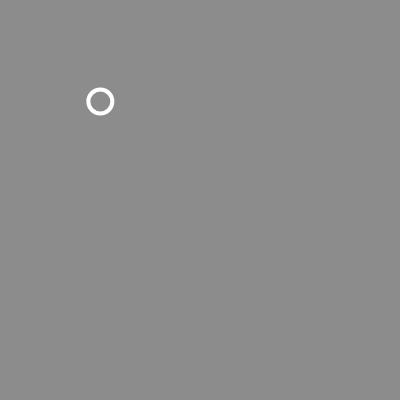
Frame 1 (no input)
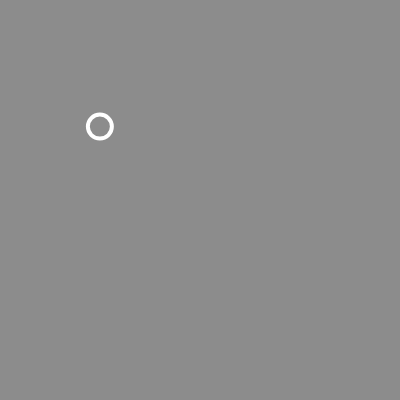
Frame 60 (no input)
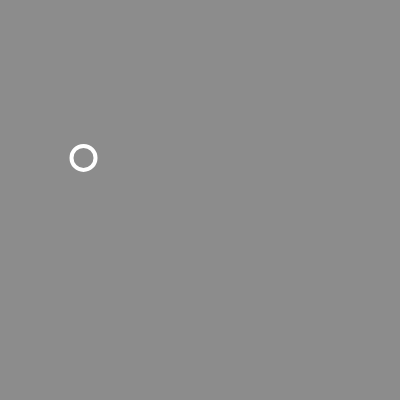
Frame 120 (the mouse pressed at the canvas centre since frame 60)

The p5.js sketch that drew these frames (run headless with seeded random() and noise() and a simulated clock; from frame 60 on, the mouse is pressed at the canvas centre):

// p5.js sketch
// ── sketch.js
let bubble;
var xoff = 0;
function setup(){
  createCanvas(400,400);
  //background(140);
  bubble = new Bubble;
}

function draw(){
  background(140);
  bubble.move();
  bubble.show();
  xoff += 0.01
}

class Bubble {
  constructor(){
  this.x = 100;
  this.y = 101;
  }

  move(){
    this.x = this.x + map(noise(xoff), 0, 1, -1, 1);
    this.y = this.y + map(noise(xoff + 10000), 0, 1, -1, 1);
  }

  show(){
    stroke(255);
    strokeWeight(4);
    noFill();
    ellipse(this.x, this.y, 24, 24);
  }
}
